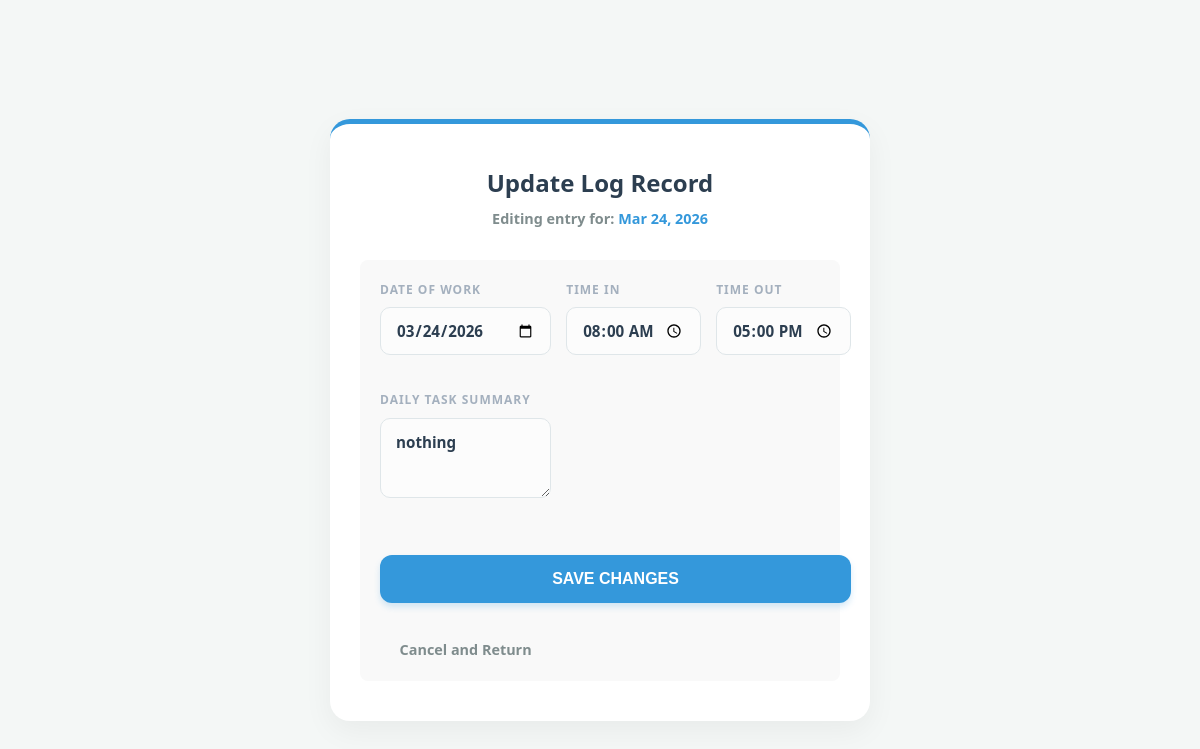
The page /OjtTracker/edit_log.php?id=25 (signed in) on the database its author committed.
### tables this page shows
CREATE TABLE `logs` (
  `id` int(11) NOT NULL,
  `user_id` int(11) DEFAULT NULL,
  `log_date` date DEFAULT NULL,
  `time_in` time DEFAULT NULL,
  `time_out` time DEFAULT NULL,
  `hours_rendered` decimal(5,2) DEFAULT NULL,
  `task_description` text DEFAULT NULL
);

### OjtTracker/edit_log.php (the view, shortened to what this page needs)
<?php
include 'includes/database.php';
$uid = $_SESSION['user_id'];
$role = $_SESSION['role'] ?? 'user';
$id = isset($_GET['id']) ? mysqli_real_escape_string($conn, $_GET['id']) : null;
if ($role === 'admin') {
    $log_query = "SELECT * FROM logs WHERE id = '$id'";
} else {
    $log_query = "SELECT * FROM logs WHERE id = '$id' AND user_id = '$uid'";
}
$log_result = mysqli_query($conn, $log_query);
$log = mysqli_fetch_assoc($log_result);
?>
<!DOCTYPE html>
<html lang="en">
<head>
    <link rel="stylesheet" href="assets/css/style.css">
    <link rel="stylesheet" href="https://cdnjs.cloudflare.com/ajax/libs/font-awesome/6.4.0/css/all.min.css">
</head>
<body>
    <div class="edit-card">
        <h2>Update Log Record</h2>
        <div class="subtitle">
            Editing entry for: <strong style="color: var(--primary);"><?php echo date('M d, Y', strtotime($log['log_date'])); ?></strong>
        </div>
        <form method="POST" action="edit_log.php?id=<?php echo $id; ?>">
            <div class="form-group">
                <label>Date of Work</label>
                <input type="date" name="log_date" value="<?php echo $log['log_date']; ?>" required>
            </div>
            <div class="grid">
                <div class="form-group">
                    <label>Time In</label>
                    <input type="time" name="time_in" value="<?php echo $log['time_in']; ?>" required>
                </div>
                <div class="form-group">
                    <label>Time Out</label>
                    <input type="time" name="time_out" value="<?php echo $log['time_out']; ?>" required>
                </div>
            </div>
            <div class="form-group">
                <label>Daily Task Summary</label>
                <textarea name="task_description" rows="4" placeholder="Briefly describe the tasks completed..." required><?php echo htmlspecialchars($log['task_description']); ?></textarea>
            </div>
            <button type="submit" class="btn-save">SAVE CHANGES</button>
            <a href="view_history.php" class="cancel">Cancel and Return</a>
        </form>
    </div>
</body>
</html>

### OjtTracker/assets/css/style.css (style rules this page uses)
body { font-family: 'Segoe UI', Tahoma, Geneva, Verdana, sans-serif; background: #f4f7f6; color: #333; line-height: 1.6; margin: 0; }
form { display: grid; grid-template-columns: 1fr 1fr; gap: 15px; background: #f9f9f9; padding: 20px; border-radius: 8px; }
form h3, form label { grid-column: span 2; }
input, select, textarea { padding: 12px; border: 1px solid #ddd; border-radius: 6px; font-size: 14px; }
textarea { grid-column: span 2; height: 80px; resize: vertical; }
button { grid-column: span 2; background: #2c3e50; color: white; padding: 15px; border: none; border-radius: 6px; font-weight: bold; cursor: pointer; transition: background 0.3s; }
textarea { width: 100%; padding: 12px; border: 1.5px solid #e0e0e0; border-radius: 10px; box-sizing: border-box; font-family: inherit; font-size: 0.95rem; line-height: 1.5; resize: vertical; transition: border-color 0.2s, box-shadow 0.2s; background-color: #fafafa; }

### OjtTracker/edit_log.php (style rules this page uses)
:root { --primary: #3498db; --primary-hover: #2980b9; --text-dark: #2c3e50; --text-light: #7f8c8d; --border-color: #dfe6e9; --bg-color: #f4f7f6; }
body { font-family: 'Segoe UI', Tahoma, Geneva, Verdana, sans-serif; background: var(--bg-color); display: flex; justify-content: center; align-items: center; min-height: 100vh; margin: 0; padding: 20px; }
.edit-card { background: white; width: 100%; max-width: 480px; padding: 40px 30px; border-radius: 20px; box-shadow: 0 10px 30px rgba(0,0,0,0.05); border-top: 5px solid var(--primary); }
.edit-card h2 { color: var(--text-dark); text-align: center; margin: 0 0 5px 0; font-weight: 800; }
.edit-card .subtitle { text-align: center; color: var(--text-light); font-size: 0.9rem; margin-bottom: 30px; font-weight: 600; }
.form-group { margin-bottom: 20px; }
label { display: block; font-size: 0.75rem; font-weight: 800; color: #a4b0be; margin-bottom: 8px; text-transform: uppercase; letter-spacing: 1px; }
input, textarea { width: 100%; padding: 12px 15px; border: 1px solid var(--border-color); border-radius: 10px; box-sizing: border-box; font-family: inherit; font-size: 0.95rem; color: var(--text-dark); transition: all 0.3s ease; background-color: #fcfcfc; font-weight: 600; }
.grid { display: grid; grid-template-columns: 1fr 1fr; gap: 15px; }
.btn-save { background: var(--primary); color: white; border: none; padding: 15px; width: 100%; border-radius: 12px; font-weight: 800; font-size: 1rem; cursor: pointer; margin-top: 15px; transition: 0.3s; box-shadow: 0 4px 6px rgba(52, 152, 219, 0.2); }
.cancel { display: block; text-align: center; margin-top: 20px; color: var(--text-light); text-decoration: none; font-size: 0.9rem; font-weight: 700; transition: 0.3s; }

### rows shown on the page
logs: log_date "Mar 24, 2026", log_date "03/24/2026", time_in "08:00:00", time_out "17:00:00", task_description "nothing"
